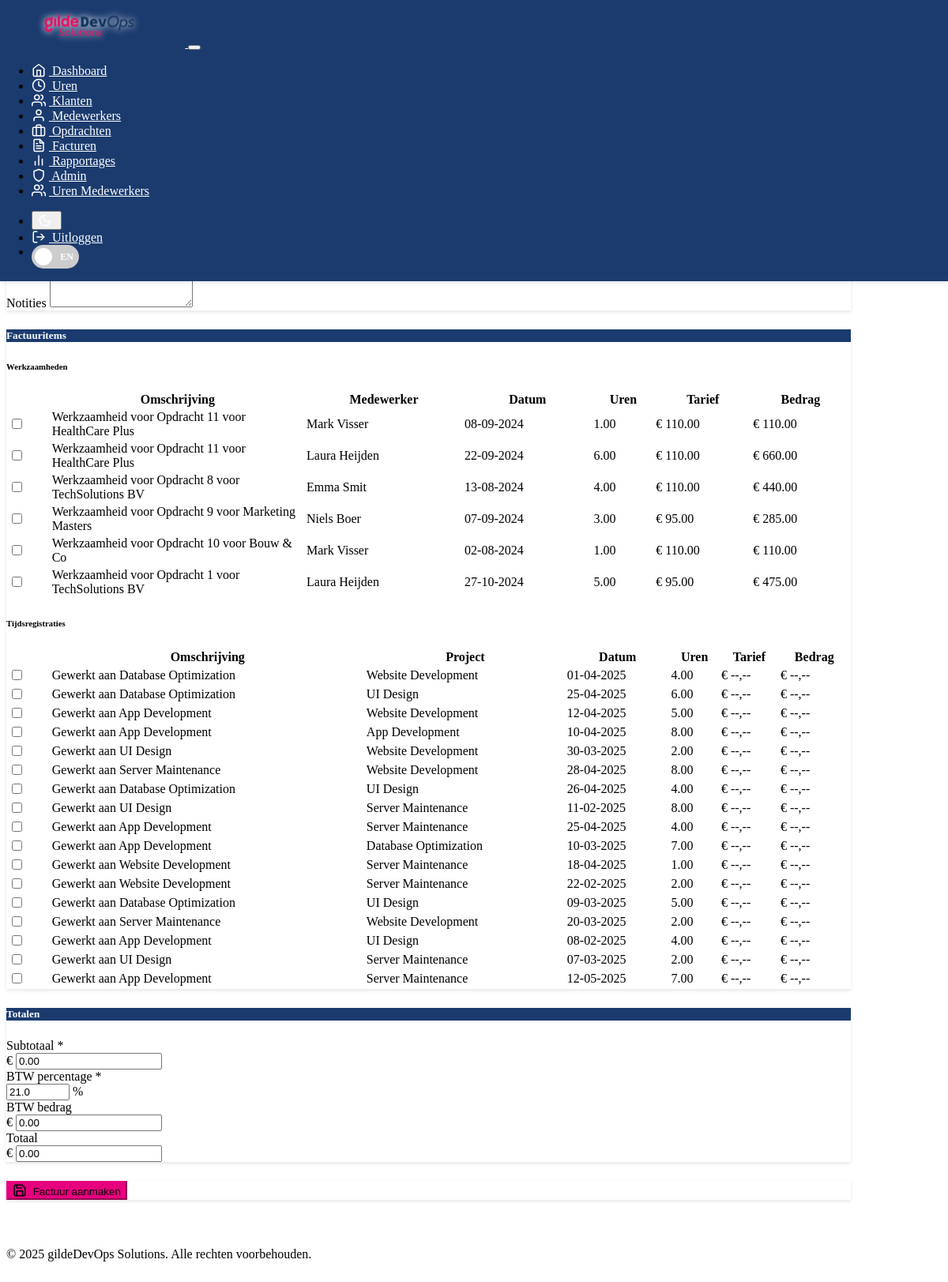
Before: /factuur/nieuw (signed in) with the older database file.
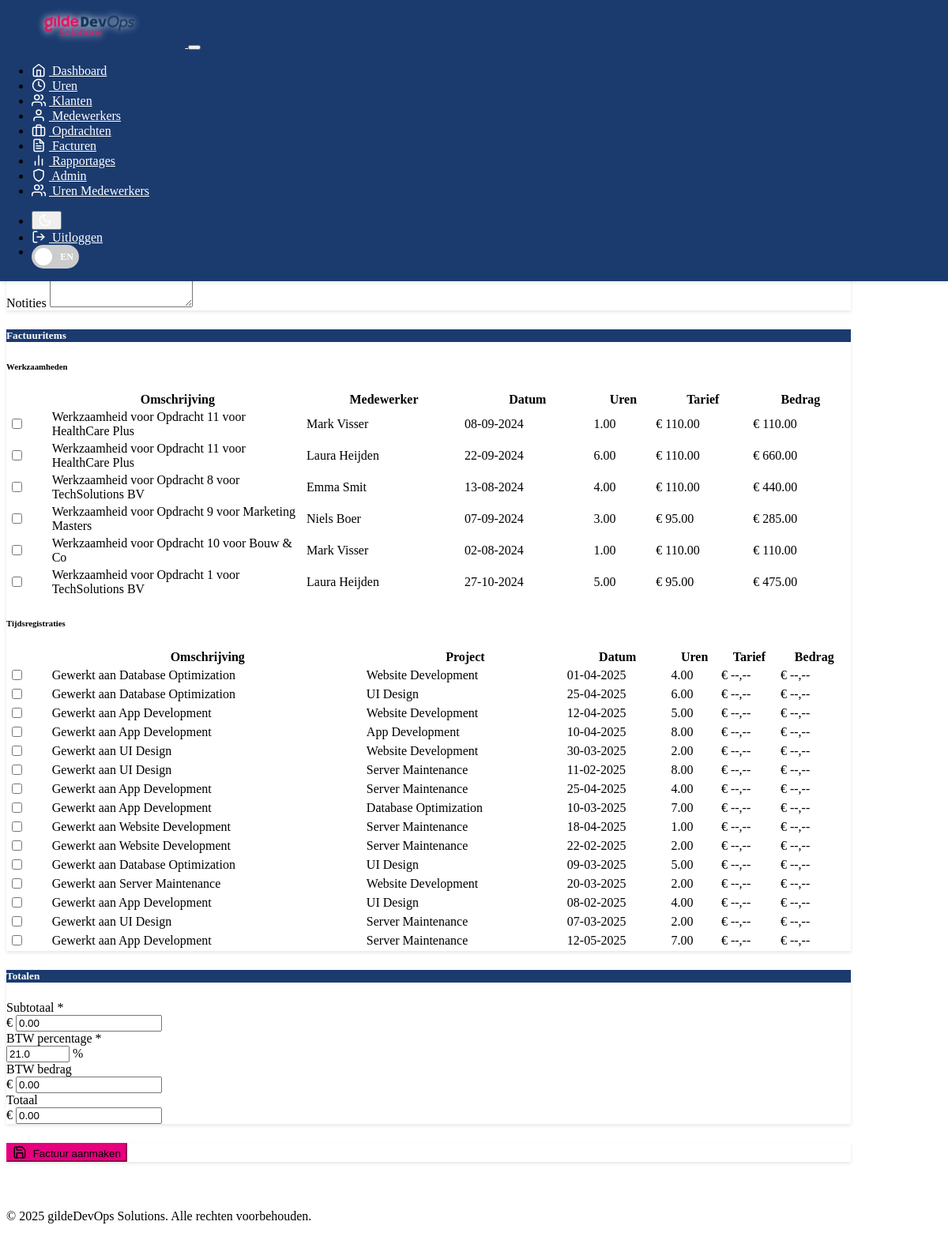
After: the same page with the newer database file.
### models.py (models this page shows, shortened)
class Werkzaamheid(db.Model):
    __tablename__ = 'werkzaamheid'
    id = db.Column(db.Integer, primary_key=True)
    medewerker_id = db.Column(db.Integer, db.ForeignKey('medewerker.id', ondelete='CASCADE'), nullable=False)
    opdracht_id = db.Column(db.Integer, db.ForeignKey('opdracht.id', ondelete='CASCADE'), nullable=False)
    aantal_uren = db.Column(db.Float, nullable=False)
    omschrijving = db.Column(db.Text, nullable=False)
    datum = db.Column(db.Date, nullable=False, default=datetime.utcnow)
    is_declarabel = db.Column(db.Boolean, default=True)  # Billable flag
    uurtarief_override = db.Column(db.Float, nullable=True)  # Override default rate if needed
    created_at = db.Column(db.DateTime, default=datetime.utcnow)
    factuur_id = db.Column(db.Integer, db.ForeignKey('factuur.id'), nullable=True)  # Link to invoice if billed
    __table_args__ = (
        Index('idx_werkzaamheid_medewerker', 'medewerker_id'),
        Index('idx_werkzaamheid_opdracht', 'opdracht_id'),
        Index('idx_werkzaamheid_datum', 'datum'),
        Index('idx_werkzaamheid_factuur', 'factuur_id'),
    )

class Medewerker(db.Model):
    __tablename__ = 'medewerker'
    id = db.Column(db.Integer, primary_key=True)
    voornaam = db.Column(db.String(50), nullable=False)
    tussenvoegsel = db.Column(db.String(20))
    achternaam = db.Column(db.String(50), nullable=False)
    geboortedatum = db.Column(db.Date, nullable=False)
    functie = db.Column(db.String(100))
    werkmail = db.Column(db.String(120), unique=True, nullable=False)
    kantoorruimte = db.Column(db.String(50))
    created_at = db.Column(db.DateTime, default=datetime.utcnow)
    werkzaamheden = db.relationship('Werkzaamheid', backref='medewerker', lazy=True)
    __table_args__ = (
        Index('idx_medewerker_werkmail', 'werkmail'),
        Index('idx_medewerker_naam', 'voornaam', 'achternaam'),
    )

class Opdracht(db.Model):
    __tablename__ = 'opdracht'
    id = db.Column(db.Integer, primary_key=True)
    klant_id = db.Column(db.Integer, db.ForeignKey('klant.id', ondelete='CASCADE'), nullable=False)
    titel = db.Column(db.String(200), nullable=False)
    omschrijving = db.Column(db.Text)
    aanvraagdatum = db.Column(db.Date, nullable=False, default=datetime.utcnow)
    benodigde_kennis = db.Column(db.String(500))
    deadline = db.Column(db.Date, nullable=True)
    status = db.Column(db.String(50), default='open')  # open, in-progress, completed, cancelled
    uurtarief = db.Column(db.Float, nullable=True)  # Hourly rate for this assignment
    created_at = db.Column(db.DateTime, default=datetime.utcnow)
    werkzaamheden = db.relationship('Werkzaamheid', backref='opdracht', lazy=True)
    facturen = db.relationship('Factuur', backref='opdracht', lazy=True)
    __table_args__ = (
        Index('idx_opdracht_klant', 'klant_id'),
        Index('idx_opdracht_datum', 'aanvraagdatum'),
        Index('idx_opdracht_status', 'status'),
    )

class TimeEntry(db.Model):
    __tablename__ = 'time_entry'
    id = db.Column(db.Integer, primary_key=True)
    date = db.Column(db.Date, nullable=False, default=datetime.utcnow)
    hours = db.Column(db.Float, nullable=False)
    description = db.Column(db.String(500), nullable=False)
    project = db.Column(db.String(100), nullable=False)
    user_id = db.Column(db.Integer, db.ForeignKey('user.id', ondelete='CASCADE'), nullable=False)
    created_at = db.Column(db.DateTime, default=datetime.utcnow)
    is_billable = db.Column(db.Boolean, default=True)
    hourly_rate = db.Column(db.Float, nullable=True)  # For custom rates
    invoice_id = db.Column(db.Integer, db.ForeignKey('factuur.id'), nullable=True)  # Link to invoice if billed
    __table_args__ = (
        Index('idx_time_entry_user_date', 'user_id', 'date'),
        Index('idx_time_entry_project', 'project'),
        Index('idx_time_entry_invoice', 'invoice_id'),
    )

### routes_invoices.py (the view, shortened to what this page needs)
@app.route('/factuur/nieuw', methods=['GET', 'POST'])
@login_required
@invoice_creation_required
def nieuwe_factuur():
    klanten = Klant.query.filter_by(status='actief').order_by(Klant.bedrijfsnaam).all()
    opdrachten = Opdracht.query.filter_by(status='open').order_by(Opdracht.aanvraagdatum.desc()).all()
    unbilled_werkzaamheden = Werkzaamheid.query.filter_by(factuur_id=None, is_declarabel=True).all()
    unbilled_time_entries = TimeEntry.query.filter_by(invoice_id=None, is_billable=True).all()
    return render_template(
        'factuur_form.html',
        klanten=klanten,
        opdrachten=opdrachten,
        werkzaamheden=unbilled_werkzaamheden,
        time_entries=unbilled_time_entries,
        factuur=None,
        today=datetime.now().date()
    )

### app.py (called while the page is built)
    @app.context_processor
    def inject_role_enum():
        return {'RoleEnum': RoleEnum}

### auth_helpers.py (called while the page is built)
def invoice_creation_required(f):
    @wraps(f)
    def decorated_function(*args, **kwargs):
        if not current_user.is_authenticated:
            flash('Je moet ingelogd zijn om deze pagina te bekijken.', 'warning')
            return redirect(url_for('login'))
        if not current_user.can_create_invoices():
            flash('Je hebt geen toegang tot deze pagina.', 'danger')
            return redirect(url_for('dashboard'))
        return f(*args, **kwargs)
    return decorated_function

### models.py (called while the page is built)
    def has_role(self, role_name):
        if self.role:
            return self.role.name == role_name
        return False

    def can_create_invoices(self):
        if self.role:
            return self.role.name in [RoleEnum.VERKOOP, RoleEnum.AFDELINGSHOOFD, RoleEnum.ADMIN]
        return False

    def get_fullname(self):
        if self.tussenvoegsel:
            return f"{self.voornaam} {self.tussenvoegsel} {self.achternaam}"
        return f"{self.voornaam} {self.achternaam}"

### routes.py (called while the page is built)
@login_manager.user_loader
def load_user(user_id):
    return User.query.get(int(user_id))

### templates/factuur_form.html (shortened to what the changed rows need)
{% extends "base.html" %}
{% block content %}
<div class="container">
    <div class="d-flex justify-content-between align-items-center mb-4 flex-wrap">
        <h1 class="h2 mb-2 mb-md-0">
        </h1>
    </div>
    <form method="POST" id="factuurForm" class="needs-validation" novalidate>
        <div class="row">
            <div class="col-lg-8 col-md-12">
                <div class="card shadow mb-4">
                    <div class="card-body">
                        <div class="mb-4">
                            <div class="table-responsive">
                                <table class="table table-sm table-hover" id="werkzaamhedenTable">
                                    <thead>
                                        <tr>
                                            <th width="5%"></th>
                                            <th><span data-translate="Omschrijving">Omschrijving</span></th>
                                            <th class="d-none d-md-table-cell"><span data-translate="Medewerker">Medewerker</span></th>
                                            <th><span data-translate="Datum">Datum</span></th>
                                            <th class="text-end"><span data-translate="Uren">Uren</span></th>
                                            <th class="text-end d-none d-sm-table-cell"><span data-translate="Tarief">Tarief</span></th>
                                            <th class="text-end"><span data-translate="Bedrag">Bedrag</span></th>
                                        </tr>
                                    </thead>
                                    <tbody>
                                        {% for w in werkzaamheden %}
                                        <tr>
                                            <td>
                                                <div class="form-check">
                                                    <input class="form-check-input werkzaamheid-check" type="checkbox"
                                                           name="werkzaamheid_ids" value="{{ w.id }}" id="werkzaamheid_{{ w.id }}"
                                                           data-uren="{{ w.aantal_uren }}"
                                                           data-tarief="{{ w.uurtarief_override or w.opdracht.uurtarief or 0 }}">
                                                </div>
                                            </td>
                                            <td class="text-truncate" style="max-width: 150px;">{{ w.omschrijving }}</td>
                                            <td class="d-none d-md-table-cell">{{ w.medewerker.voornaam }} {{ w.medewerker.achternaam }}</td>
                                            <td>{{ w.datum.strftime('%d-%m-%Y') }}</td>
                                            <td class="text-end">{{ "%.2f"|format(w.aantal_uren) }}</td>
                                            <td class="text-end d-none d-sm-table-cell">
                                                {% if w.uurtarief_override %}
                                                € {{ "%.2f"|format(w.uurtarief_override) }}
                                                {% elif w.opdracht.uurtarief %}
                                                € {{ "%.2f"|format(w.opdracht.uurtarief) }}
                                                {% else %}
                                                € --,--
                                                {% endif %}
                                            </td>
                                            <td class="text-end">
                                                {% if w.uurtarief_override %}
                                                € {{ "%.2f"|format(w.aantal_uren * w.uurtarief_override) }}
                                                {% elif w.opdracht.uurtarief %}
                                                € {{ "%.2f"|format(w.aantal_uren * w.opdracht.uurtarief) }}
                                                {% else %}
                                                € --,--
                                                {% endif %}
                                            </td>
                                        </tr>
                                        {% endfor %}
                                    </tbody>
                                </table>
                            </div>
                        </div>
                        <div>
                            <div class="table-responsive">
                                <table class="table table-sm table-hover" id="timeEntriesTable">
                                    <thead>
                                        <tr>
                                            <th width="5%"></th>
                                            <th><span data-translate="Omschrijving">Omschrijving</span></th>
                                            <th class="d-none d-md-table-cell"><span data-translate="Project">Project</span></th>
                                            <th><span data-translate="Datum">Datum</span></th>
                                            <th class="text-end"><span data-translate="Uren">Uren</span></th>
                                            <th class="text-end d-none d-sm-table-cell"><span data-translate="Tarief">Tarief</span></th>
                                            <th class="text-end"><span data-translate="Bedrag">Bedrag</span></th>
                                        </tr>
                                    </thead>
                                    <tbody>
                                        {% for te in time_entries %}
                                        <tr>
                                            <td>
                                                <div class="form-check">
                                                    <input class="form-check-input time-entry-check" type="checkbox"
                                                           name="time_entry_ids" value="{{ te.id }}" id="time_entry_{{ te.id }}"
                                                           data-uren="{{ te.hours }}"
                                                           data-tarief="{{ te.hourly_rate or 0 }}">
                                                </div>
                                            </td>
                                            <td>{{ te.description }}</td>
                                            <td>{{ te.project }}</td>
                                            <td>{{ te.date.strftime('%d-%m-%Y') }}</td>
                                            <td class="text-end">{{ "%.2f"|format(te.hours) }}</td>
                                            <td class="text-end">
                                                {% if te.hourly_rate %}
                                                € {{ "%.2f"|format(te.hourly_rate) }}
                                                {% else %}
                                                € --,--
                                                {% endif %}
                                            </td>
                                            <td class="text-end">
                                                {% if te.hourly_rate %}
                                                € {{ "%.2f"|format(te.hours * te.hourly_rate) }}
                                                {% else %}
                                                € --,--
                                                {% endif %}
                                            </td>
                                        </tr>
                                        {% endfor %}
                                    </tbody>
                                </table>
                            </div>
                        </div>
                    </div>
                </div>
            </div>
        </div>
    </form>
</div>
{% endblock %}

Changed rows visible on the page:
removed TimeEntry: description "Gewerkt aan Server Maintenance", project "Website Development", date "28-04-2025", hours "8.00"
removed TimeEntry: description "Gewerkt aan Database Optimization", project "UI Design", date "26-04-2025", hours "4.00"
